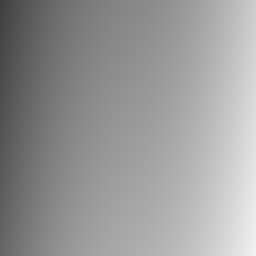
#> input picture images/smooth_gradient.png, 256 x 256 px, found by its file name
$ jupyter execute PCD_Assignment01.ipynb
#> lines starting #> are read from the running program, lines starting #| are printed output that depends on the picture; pictures that were not available may be replaced by others from this repository, and a replacement may not be noted
#**Down Sampling and Up Sampling**

**Course:** Pengolahan Citra Digital
**Task:** Analyze the effects of Down Sampling (Max, Average, Median) and Up Sampling (Nearest Neighbor, Bilinear, Bicubic).

**Name:** Renata Ayu Sekar Kumala (25/557585/PA/23428)

This notebook uses three images with different characteristics:
1. Smooth gradient: low frequency/smooth intensity changes.
2. High frequency checkerboard: repetitive fine texture.
3. Edge rich shapes: strong object boundaries and sharp transitions.

All experiments use a scale factor of 2 for clear comparison.

[cell 1]
import numpy as np
import matplotlib.pyplot as plt
import cv2
from PIL import Image
from pathlib import Path

plt.rcParams["figure.figsize"] = (14, 8)

IMAGE_DIR = Path("/content/images")
image_files = {
    "Smooth Gradient": IMAGE_DIR / "smooth_gradient.png",
    "High-Frequency Checkerboard": IMAGE_DIR / "high_frequency_checkerboard.png",
    "Edge-Rich Shapes": IMAGE_DIR / "edge_rich_shapes.png",
}

def load_gray(path):
    img = cv2.imread(str(path), cv2.IMREAD_GRAYSCALE)
#> img is the input picture: shape (256, 256); min 63, max 242, mean 152.5
    if img is None:
        raise FileNotFoundError(f"Cannot read image: {path}")
    return img

images = {name: load_gray(path) for name, path in image_files.items()}
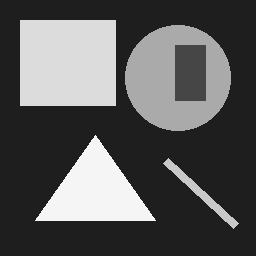
#> input picture images/edge_rich_shapes.png, 256 x 256 px, found by its file name
#> in load_gray, img is the input picture: shape (256, 256); min 30, max 245, mean 89.2
#> images = 3 items

for name, img in images.items():
    print(f"{name}: {img.shape}, dtype={img.dtype}, min={img.min()}, max={img.max()}")
#> this loop made 3 passes
#> name on passes 1 to 3: 'Smooth Gradient', 'High-Frequency Checkerboard', 'Edge-Rich Shapes'
#| Smooth Gradient: (256, 256), dtype=uint8, min=63, max=242
#| High-Frequency Checkerboard: (256, 256), dtype=uint8, min=63, max=242
#| Edge-Rich Shapes: (256, 256), dtype=uint8, min=30, max=245

fig, axes = plt.subplots(1, 3, figsize=(15, 5))
for ax, (name, img) in zip(axes, images.items()):
    ax.imshow(img, cmap="gray", vmin=0, vmax=255)
    ax.set_title(name)
    ax.axis("off")
plt.tight_layout()
plt.show()
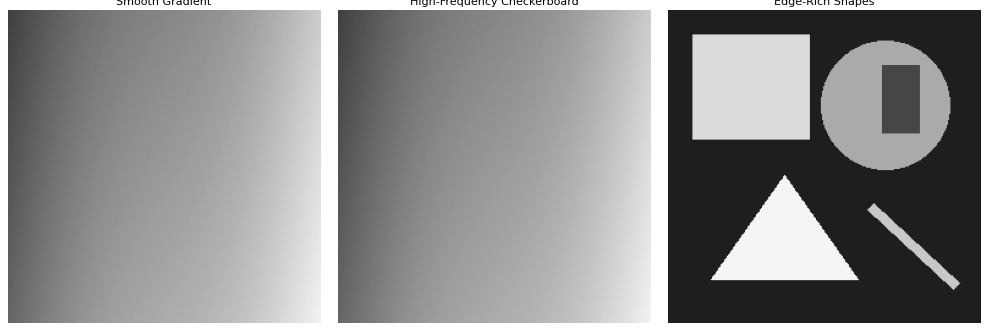
#> figure drawn by matplotlib, 3 panels

# 1. Down Sampling

Down sampling reduces spatial resolution. Here, every non overlapping **2×2 block** is replaced by one pixel.

- **Max:** chooses the largest intensity in each block.
- **Average:** uses the mean intensity in each block.
- **Median:** uses the median intensity in each block.

These methods can produce noticeably different results, especially around edges and high frequency textures.

[cell 2]
def downsample_pool(img, factor=2, method="average"):
    h, w = img.shape
    h2, w2 = h // factor, w // factor
    cropped = img[:h2*factor, :w2*factor]
    blocks = cropped.reshape(h2, factor, w2, factor)

    if method == "max":
        out = blocks.max(axis=(1, 3))
    elif method == "average":
        out = blocks.mean(axis=(1, 3))
    elif method == "median":
        out = np.median(blocks, axis=(1, 3))
    else:
        raise ValueError("method must be max, average, or median")

    return np.rint(out).astype(np.uint8)

down_methods = ["max", "average", "median"]

for name, img in images.items():
    results = {m: downsample_pool(img, 2, m) for m in down_methods}
    fig, axes = plt.subplots(1, 4, figsize=(18, 4))
    axes[0].imshow(img, cmap="gray", vmin=0, vmax=255)
    axes[0].set_title("Original")
    axes[0].axis("off")
    for ax, m in zip(axes[1:], down_methods):
        ax.imshow(results[m], cmap="gray", vmin=0, vmax=255)
        ax.set_title(f"Down Sampling - {m.title()}")
        ax.axis("off")
    fig.suptitle(name)
    plt.tight_layout()
    plt.show()
#> this loop made 3 passes
#> pass 1, `plt.show()`:
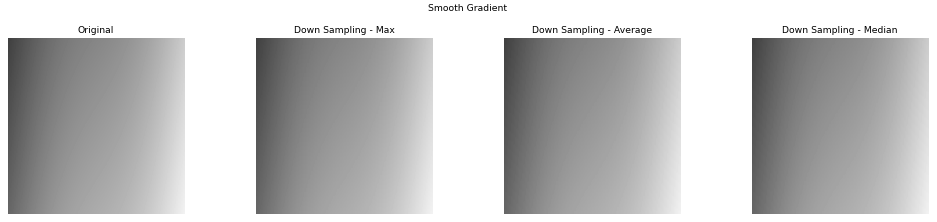
#> figure drawn by matplotlib, 4 panels

# Down Sampling Analysis

**Max pooling** preserves bright/high intensity structures and can make bright edges or objects appear wider or stronger. It is sensitive to isolated bright pixels.

**Average pooling** produces smoother results because each output pixel represents the average of a 2×2 neighborhood. It generally reduces noise and high frequency variation, but sharp edges become softer.

**Median pooling** is more robust to isolated impulse noise and tends to preserve boundaries better than averaging. On highly regular textures such as a checkerboard, however, median pooling can strongly change the pattern depending on the alignment of the sampling blocks.

[cell 3]
#Quantitative comparison: mean intensity and standard deviation
print("Down-sampling statistics (factor = 2)")
for name, img in images.items():
    print(f"\n{name}")
    print(f"Original : mean={img.mean():.2f}, std={img.std():.2f}")
    for m in down_methods:
        out = downsample_pool(img, 2, m)
        print(f"{m.title():8s}: mean={out.mean():.2f}, std={out.std():.2f}")
#> this loop made 3 passes
#> (printed output is left out)
#> pass 3, in downsample_pool (call 17), `out = blocks.mean(axis=(1, 3))`:
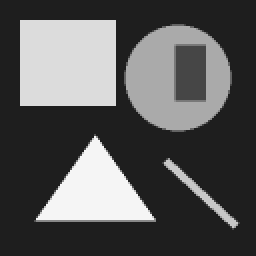
#> out: shape (128, 128) float64 (shown 2 times larger); min 30, max 245, mean 89.2

# 2. Up Sampling

Up sampling increases spatial resolution. The output size is doubled in both dimensions.

- **Nearest Neighbor (NN):** copies the value of the nearest input pixel.
- **Bilinear:** estimates a pixel from a weighted combination of neighboring pixels.
- **Bicubic:** uses a larger neighborhood and a cubic interpolation model, usually giving smoother and more visually natural results.

[cell 4]
def upsample(img, factor=2, method="nn"):
    h, w = img.shape
    interpolation = {
        "nn": cv2.INTER_NEAREST,
        "bilinear": cv2.INTER_LINEAR,
        "bicubic": cv2.INTER_CUBIC
    }[method]
    return cv2.resize(img, (w*factor, h*factor), interpolation=interpolation)

up_methods = ["nn", "bilinear", "bicubic"]
#> up_methods = ['nn', 'bilinear', 'bicubic']

for name, img in images.items():
    down = downsample_pool(img, 2, "average")
    results = {m: upsample(down, 2, m) for m in up_methods}

    fig, axes = plt.subplots(1, 4, figsize=(18, 4))
    axes[0].imshow(img, cmap="gray", vmin=0, vmax=255)
    axes[0].set_title("Original")
    axes[0].axis("off")
    for ax, m in zip(axes[1:], up_methods):
        ax.imshow(results[m], cmap="gray", vmin=0, vmax=255)
        ax.set_title(f"Up Sampling - {m.upper() if m=='nn' else m.title()}")
        ax.axis("off")
    fig.suptitle(name + " (Average Down Sampling → Up Sampling)")
    plt.tight_layout()
    plt.show()

# Up Sampling Analysis

**Nearest Neighbor** is the simplest and fastest method. It preserves exact input pixel values but creates visible blockiness and jagged boundaries.

**Bilinear interpolation** produces smoother transitions because each new pixel is estimated from nearby pixels. It reduces blockiness but can blur edges.

**Bicubic interpolation** generally provides smoother and more visually pleasing results than nearest neighbor and often retains edges better than bilinear. However, it can introduce slight ringing/overshoot near very sharp transitions.

Important: up sampling does **not** recreate information that was lost during down sampling. It only estimates new pixel values from the available samples.

[cell 5]
#Compare interpolation error after Average Down -> Up
#MSE is measured against the original image. Lower is better for this numerical metric.
def mse(a, b):
    return np.mean((a.astype(np.float32) - b.astype(np.float32))**2)

print("MSE after Average Down Sampling -> Up Sampling (factor = 2)")
for name, img in images.items():
    down = downsample_pool(img, 2, "average")
    print(f"\n{name}")
    for m in up_methods:
        restored = upsample(down, 2, m)
        print(f"{m.upper() if m=='nn' else m.title():10s}: MSE = {mse(img, restored):.2f}")

# Overall Conclusion

The experiment shows that the choice of sampling method should depend on image characteristics and the intended application.

1. **Max down sampling** emphasizes bright features and is useful when preserving strong/high intensity responses is important, but it may exaggerate isolated bright pixels.
2. **Average down sampling** gives the smoothest general purpose reduction and reduces high frequency variation, but it may blur fine details and edges.
3. **Median down sampling** is useful when robustness to isolated noise is important and often preserves boundaries better than average pooling.
4. **Nearest Neighbor up sampling** is computationally simple and preserves original sample values, but produces blocky results.
5. **Bilinear up sampling** provides smoother images with moderate computational cost, although edges become softer.
6. **Bicubic up sampling** usually gives the best visual quality among the three for continuous tone images, at a higher computational cost.
7. No up sampling method can recover details that were already removed by down sampling.

Overall, **Average + Bicubic** is a reasonable general purpose combination for smooth visual results, while **Median** is preferable when impulse noise is a concern and **Nearest Neighbor** can be appropriate when preserving discrete pixel regions is more important than smoothness.

[cell 6]
OUTPUT_DIR = Path("/content/results")
OUTPUT_DIR.mkdir(exist_ok=True)

for name, img in images.items():
    safe = name.lower().replace(" ", "_").replace("-", "")
    for m in down_methods:
        Image.fromarray(downsample_pool(img, 2, m)).save(OUTPUT_DIR / f"{safe}_down_{m}.png")

    down = downsample_pool(img, 2, "average")
    for m in up_methods:
        Image.fromarray(upsample(down, 2, m)).save(OUTPUT_DIR / f"{safe}_up_{m}.png")
#> this loop made 3 passes

print(f"Saved result images to {OUTPUT_DIR}")
#| Saved result images to /content/results
